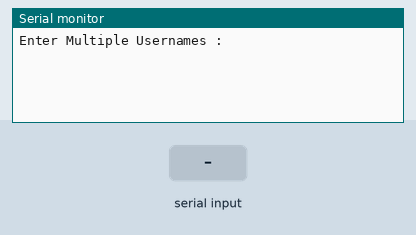
Bench run of a sketch on a simulated Arduino Uno, built with avr-gcc and run on an emulated ATmega328P. On the bench: the last lines printed to the serial monitor. The inputs (shaded band) are chosen by the test bench.

Above: at 1.2 s.
1.3 s: "1\n" received over Serial
At 3.1 s:
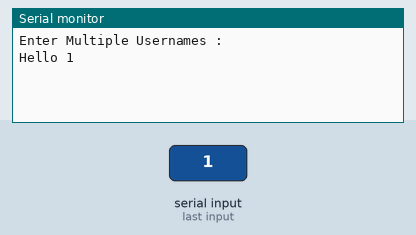
3.8 s: "0\n" received over Serial
At 5.2 s:
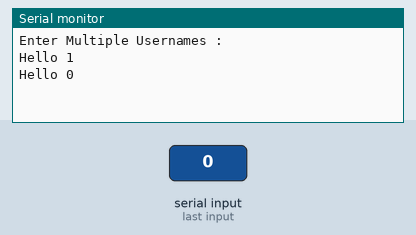
5.3 s: "2\n" received over Serial
At 7.3 s:
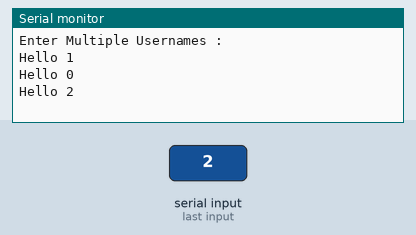

The sketch:

Serial_ReadString.ino
```cpp
void setup() {
  // put your setup code here, to run once:
Serial.begin(9600);
Serial.println("Enter Multiple Usernames : ");
}

void loop() {
  String s="";
  if(Serial.available()>0){
    s = Serial.readStringUntil(' ');
    Serial.print("Hello ");
    Serial.println(s);
    delay(10);
  }
}
```

Measured:
- after the input at 1.3 s, the serial monitor: prints a new line after 1.0 s (image 1)
- after the input at 3.8 s, the serial monitor: prints a new line after 1.0 s (image 2)
- after the input at 5.3 s, the serial monitor: prints a new line after 1.0 s (image 3)
